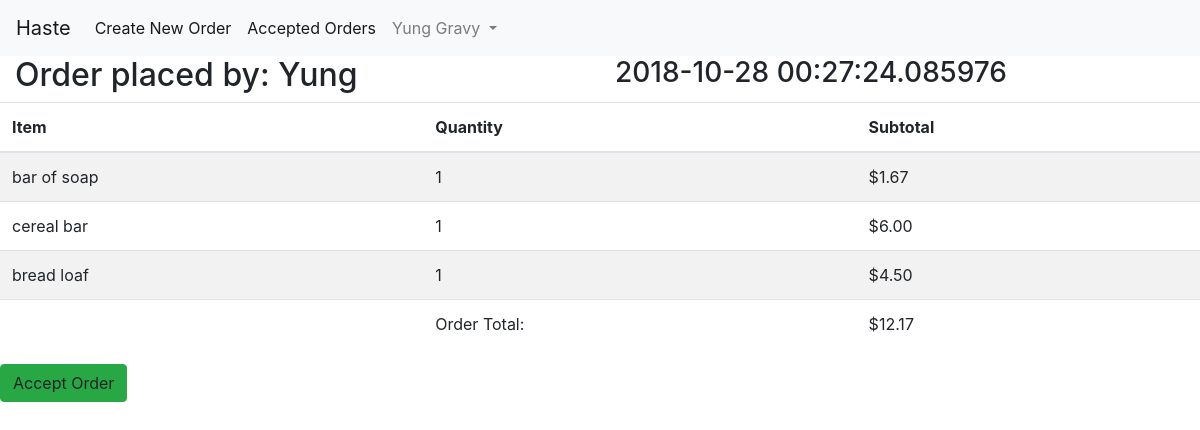
The app's page /order/9 (signed in) with its own data.
### app/models.py (models this page shows, shortened)
class User(UserMixin, db.Model):
    id = db.Column(db.Integer, primary_key=True)
    phone = db.Column(db.String(10), index=True, unique=True)
    email = db.Column(db.String(128), index=True, unique=True)
    password_hash = db.Column(db.String(128))
    first_name = db.Column(db.String(48))
    last_name = db.Column(db.String(48))
    school = db.Column(db.String(128), index=True)
    orders = db.relationship('Order', foreign_keys='[Order.placed_by]', backref='author', lazy='dynamic', cascade="save-update")
    completed_orders = db.relationship('Order', foreign_keys='[Order.accepted_by]', backref='shopper', lazy='dynamic', cascade="save-update")
    balance = db.Column(db.Float, default=0)

class Order(db.Model):
    id = db.Column(db.Integer, primary_key=True)
    time_of_order = db.Column(db.DateTime, default=datetime.utcnow)
    placed_by = db.Column(db.Integer, db.ForeignKey('user.id'))
    accepted_by = db.Column(db.Integer, db.ForeignKey('user.id'))
    completed = db.Column(db.Boolean, default=False)
    contents = db.relationship('Content', backref='cart', lazy='dynamic', cascade="all, delete-orphan")

class Content(db.Model):
    order_id = db.Column(db.Integer, db.ForeignKey('order.id'), primary_key=True)
    item_id = db.Column(db.Integer, db.ForeignKey('item.id'), primary_key=True)
    quantity = db.Column(db.Integer, default=1)

class Item(db.Model):
    id = db.Column(db.Integer, unique=True, primary_key=True)
    name = db.Column(db.String(128), unique=True, index=True)
    price = db.Column(db.Float)
    in_content = db.relationship('Content', backref='item', lazy='dynamic')

### app/main/routes.py (the view)
@bp.route('/order/<int:id>', methods=['GET', 'POST'])
@login_required
def order(id):
    order = Order.query.filter_by(id=id).first_or_404()
    items = db.engine.execute("SELECT item.name, item.price, quantity FROM content JOIN item ON content.item_id=item.id WHERE content.order_id=:val", {'val': order.id})
    user = User.query.filter_by(id=order.placed_by).first()
    price = db.engine.execute("SELECT ROUND(SUM(content.quantity * item.price), 2) as sum FROM content JOIN item ON content.item_id=item.id WHERE order_id=:val", {'val': order.id})
    sum = 0
    for row in price:
        sum = row['sum']
        return render_template('order.html', order=order, user=user, items = items, sum=sum)

### app/models.py (called while the page is built)
@login.user_loader
def load_user(id):
    return User.query.get(int(id))

### app/templates/order.html
{% extends "base.html" %}
{% block content %}
<div class="container-fluid">
    <div class="row">
        <div class="col">
            <h2>Order placed by: {{ order.author.first_name }}</h2>
        </div>
        <div class="col">
            <h3>{{ order.time_of_order }}</h3>
        </div>
    </div>
</div>
<table class="table table-striped">
    <thead>
        <tr>
            <th scope="col">Item</th>
            <th scope="col">Quantity</th>
            <th scope="col">Subtotal</th>
        </tr>
    </thead>
    <tbody>
        {% for item in items %}
        <tr>
            <td scope="row">{{ item[0] }}</td>
            <td scope="row">{{ item[2] }}</td>
            <td scope="row">{{ "$%.2f"|format(item[1]*item[2]) }}</td>
        </tr>
        {% endfor %}
        <tr>
            <td></td>
            <td>Order Total:</td>
            <td>${{ sum }}</td>
    </tbody>
</table>
<a class="btn btn-success">Accept Order</a>
{% endblock %}

### app/templates/base.html (shortened to what this page needs)
<!DOCTYPE html>
<html>
<head>
    <link href="https://stackpath.bootstrapcdn.com/bootstrap/4.1.3/css/bootstrap.min.css" rel="stylesheet">
    <link rel="stylesheet" type="text/css" href= "{{ url_for('static',filename='styles.css') }}">
</head>
<body>
    <nav class="navbar navbar-expand-lg navbar-light bg-light">
        <a class="navbar-brand" href="{{ url_for('main.home') }}">Haste</a>
        <div class="collapse navbar-collapse" id="navbarSupportedContent">
            <ul class="navbar-nav mr-auto">
            <li class="nav-item active">
                <a class="nav-link" href="{{ url_for('main.new_order') }}">Create New Order<span class="sr-only">(current)</span></a>
            </li>
            <li class="nav-item active">
                    <a class="nav-link" href="{{ url_for('main.accepted_orders') }}">Accepted Orders<span class="sr-only">(current)</span></a>
            </li>
            <li class="nav-item dropdown">
                <a class="nav-link dropdown-toggle" href="#" id="navbarDropdown" role="button" data-toggle="dropdown" aria-haspopup="true" aria-expanded="false">
                    {{ current_user.first_name }} {{ current_user.last_name }}
                </a>
            </li>
            </ul>
        </div>
    </nav>
    {% block content %}{% endblock %}
</body>

### records on screen
User: first_name "Yung", last_name "Gravy", author.first_name "Yung"
Order: time_of_order "2018-10-28 00:27:24.085976"
Content: name "bar of soap", quantity "1"
Item: item[1]*item[2] "$1.67"
Content: name "cereal bar", quantity "1"
Item: item[1]*item[2] "$6.00"
Content: name "bread loaf", quantity "1"
Item: item[1]*item[2] "$4.50"

### other values on screen
{{ sum }} "12.17"
